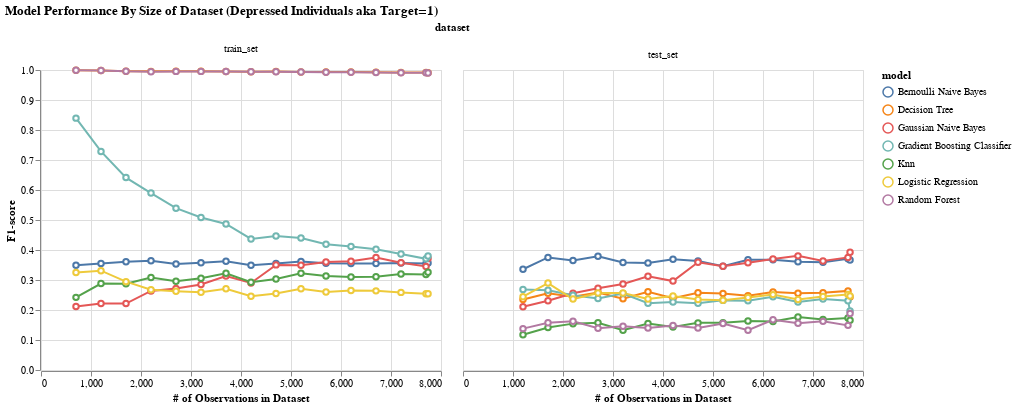

Notebook source saved alongside this figure:
### Code cell
dataset_to_plot = performance_all_avg[(performance_all_avg['grouping'] == "depressed_yes") & 
                (performance_all_avg['support'] >= 20)]

chart = create_alt_plot(
    dataset = dataset_to_plot,
    x_col = 'n_obs',
    x_name = '# of Observations in Dataset',
    y_col = 'f1-score',
    y_name = 'F1-score',
    title = 'Model Performance By Size of Dataset (Depressed Individuals aka Target=1)'
)

chart

### Figure 1 — Vega-Lite specification as saved in the notebook (floating-point values rounded to 4 significant figures; data arrays with more than 128 entries replaced by an {"elided": "..."} marker saying what was removed)
{"config": {"view": {"continuousWidth": 400, "continuousHeight": 300}}, "data": {"name": "data-704cf2d5d7baa49c5c18b7b233be01e3"}, "facet": {"field": "dataset", "sort": ["train_set", "test_set"], "type": "nominal"}, "spec": {"mark": {"type": "line", "point": {"filled": false, "fill": "white"}}, "encoding": {"color": {"field": "model", "type": "nominal"}, "x": {"field": "n_obs", "title": "# of Observations in Dataset", "type": "quantitative"}, "y": {"field": "f1-score", "title": "F1-score", "type": "quantitative"}}}, "title": "Model Performance By Size of Dataset (Depressed Individuals aka Target=1)", "$schema": "https://vega.github.io/schema/vega-lite/v4.17.0.json", "datasets": {"data-704cf2d5d7baa49c5c18b7b233be01e3": {"elided": "217 records"}}}
